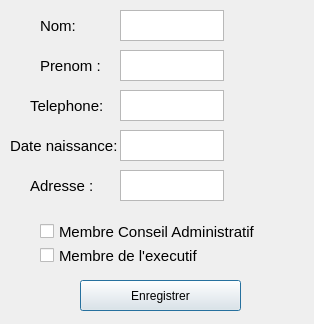
<?xml version="1.0" encoding="UTF-8"?>
<ui version="4.0">
 <class>ajoutmembre</class>
 <widget class="QDialog" name="ajoutmembre">
  <property name="geometry">
   <rect>
    <x>0</x>
    <y>0</y>
    <width>314</width>
    <height>324</height>
   </rect>
  </property>
  <property name="windowTitle">
   <string>Dialog</string>
  </property>
  <widget class="QLabel" name="label">
   <property name="geometry">
    <rect>
     <x>40</x>
     <y>10</y>
     <width>51</width>
     <height>31</height>
    </rect>
   </property>
   <property name="font">
    <font>
     <pointsize>11</pointsize>
    </font>
   </property>
   <property name="text">
    <string>Nom:</string>
   </property>
  </widget>
  <widget class="QLabel" name="label_2">
   <property name="geometry">
    <rect>
     <x>40</x>
     <y>50</y>
     <width>61</width>
     <height>31</height>
    </rect>
   </property>
   <property name="font">
    <font>
     <pointsize>11</pointsize>
    </font>
   </property>
   <property name="text">
    <string>Prenom :</string>
   </property>
  </widget>
  <widget class="QLabel" name="label_3">
   <property name="geometry">
    <rect>
     <x>30</x>
     <y>90</y>
     <width>81</width>
     <height>31</height>
    </rect>
   </property>
   <property name="font">
    <font>
     <pointsize>11</pointsize>
    </font>
   </property>
   <property name="text">
    <string>Telephone:</string>
   </property>
  </widget>
  <widget class="QLabel" name="label_4">
   <property name="geometry">
    <rect>
     <x>10</x>
     <y>130</y>
     <width>111</width>
     <height>31</height>
    </rect>
   </property>
   <property name="font">
    <font>
     <pointsize>11</pointsize>
    </font>
   </property>
   <property name="text">
    <string>Date naissance:</string>
   </property>
  </widget>
  <widget class="QLabel" name="label_5">
   <property name="geometry">
    <rect>
     <x>30</x>
     <y>170</y>
     <width>71</width>
     <height>31</height>
    </rect>
   </property>
   <property name="font">
    <font>
     <pointsize>11</pointsize>
    </font>
   </property>
   <property name="text">
    <string>Adresse :</string>
   </property>
  </widget>
  <widget class="QTextEdit" name="textEdit">
   <property name="geometry">
    <rect>
     <x>120</x>
     <y>10</y>
     <width>104</width>
     <height>31</height>
    </rect>
   </property>
   <property name="font">
    <font>
     <pointsize>11</pointsize>
    </font>
   </property>
  </widget>
  <widget class="QTextEdit" name="textEdit_2">
   <property name="geometry">
    <rect>
     <x>120</x>
     <y>50</y>
     <width>104</width>
     <height>31</height>
    </rect>
   </property>
   <property name="font">
    <font>
     <pointsize>11</pointsize>
    </font>
   </property>
  </widget>
  <widget class="QTextEdit" name="textEdit_3">
   <property name="geometry">
    <rect>
     <x>120</x>
     <y>90</y>
     <width>104</width>
     <height>31</height>
    </rect>
   </property>
   <property name="font">
    <font>
     <pointsize>11</pointsize>
    </font>
   </property>
  </widget>
  <widget class="QTextEdit" name="textEdit_4">
   <property name="geometry">
    <rect>
     <x>120</x>
     <y>130</y>
     <width>104</width>
     <height>31</height>
    </rect>
   </property>
   <property name="font">
    <font>
     <pointsize>11</pointsize>
    </font>
   </property>
   <property name="placeholderText">
    <string extracomment="AAAA-MM-JJ"/>
   </property>
  </widget>
  <widget class="QTextEdit" name="textEdit_5">
   <property name="geometry">
    <rect>
     <x>120</x>
     <y>170</y>
     <width>104</width>
     <height>31</height>
    </rect>
   </property>
   <property name="font">
    <font>
     <pointsize>11</pointsize>
    </font>
   </property>
  </widget>
  <widget class="QCheckBox" name="checkBox">
   <property name="geometry">
    <rect>
     <x>40</x>
     <y>216</y>
     <width>231</width>
     <height>31</height>
    </rect>
   </property>
   <property name="font">
    <font>
     <pointsize>11</pointsize>
    </font>
   </property>
   <property name="text">
    <string>Membre Conseil Administratif</string>
   </property>
  </widget>
  <widget class="QCheckBox" name="checkBox_2">
   <property name="geometry">
    <rect>
     <x>40</x>
     <y>240</y>
     <width>191</width>
     <height>31</height>
    </rect>
   </property>
   <property name="font">
    <font>
     <pointsize>11</pointsize>
    </font>
   </property>
   <property name="text">
    <string>Membre de l'executif</string>
   </property>
  </widget>
  <widget class="QPushButton" name="pushButton">
   <property name="geometry">
    <rect>
     <x>80</x>
     <y>280</y>
     <width>161</width>
     <height>31</height>
    </rect>
   </property>
   <property name="text">
    <string>Enregistrer</string>
   </property>
  </widget>
 </widget>
 <resources/>
 <connections/>
</ui>
